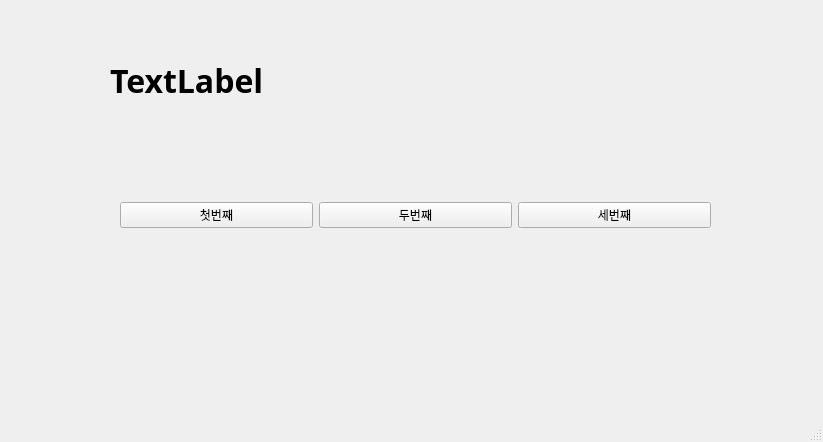
<?xml version="1.0" encoding="UTF-8"?>
<ui version="4.0">
 <class>MainWindow</class>
 <widget class="QMainWindow" name="MainWindow">
  <property name="geometry">
   <rect>
    <x>0</x>
    <y>0</y>
    <width>823</width>
    <height>442</height>
   </rect>
  </property>
  <property name="windowTitle">
   <string>MainWindow</string>
  </property>
  <widget class="QWidget" name="centralwidget">
   <widget class="QWidget" name="horizontalLayoutWidget">
    <property name="geometry">
     <rect>
      <x>120</x>
      <y>150</y>
      <width>591</width>
      <height>131</height>
     </rect>
    </property>
    <layout class="QHBoxLayout" name="horizontalLayout">
     <item>
      <widget class="QPushButton" name="pushButton">
       <property name="text">
        <string>첫번째</string>
       </property>
      </widget>
     </item>
     <item>
      <widget class="QPushButton" name="pushButton_2">
       <property name="text">
        <string>두번째</string>
       </property>
      </widget>
     </item>
     <item>
      <widget class="QPushButton" name="pushButton_3">
       <property name="text">
        <string>세번째</string>
       </property>
      </widget>
     </item>
    </layout>
   </widget>
   <widget class="QLabel" name="label">
    <property name="geometry">
     <rect>
      <x>110</x>
      <y>40</y>
      <width>591</width>
      <height>81</height>
     </rect>
    </property>
    <property name="font">
     <font>
      <family>맑은 고딕</family>
      <pointsize>24</pointsize>
      <weight>75</weight>
      <bold>true</bold>
     </font>
    </property>
    <property name="text">
     <string>TextLabel</string>
    </property>
   </widget>
  </widget>
  <widget class="QMenuBar" name="menubar">
   <property name="geometry">
    <rect>
     <x>0</x>
     <y>0</y>
     <width>823</width>
     <height>26</height>
    </rect>
   </property>
  </widget>
  <widget class="QStatusBar" name="statusbar"/>
 </widget>
 <resources/>
 <connections>
  <connection>
   <sender>pushButton</sender>
   <signal>clicked()</signal>
   <receiver>MainWindow</receiver>
   <slot>firstClick()</slot>
   <hints>
    <hint type="sourcelabel">
     <x>191</x>
     <y>233</y>
    </hint>
    <hint type="destinationlabel">
     <x>233</x>
     <y>291</y>
    </hint>
   </hints>
  </connection>
  <connection>
   <sender>pushButton_2</sender>
   <signal>clicked()</signal>
   <receiver>MainWindow</receiver>
   <slot>secondClick()</slot>
   <hints>
    <hint type="sourcelabel">
     <x>370</x>
     <y>236</y>
    </hint>
    <hint type="destinationlabel">
     <x>414</x>
     <y>305</y>
    </hint>
   </hints>
  </connection>
  <connection>
   <sender>pushButton_3</sender>
   <signal>clicked()</signal>
   <receiver>MainWindow</receiver>
   <slot>thirdClick()</slot>
   <hints>
    <hint type="sourcelabel">
     <x>573</x>
     <y>237</y>
    </hint>
    <hint type="destinationlabel">
     <x>627</x>
     <y>303</y>
    </hint>
   </hints>
  </connection>
 </connections>
 <slots>
  <slot>firstClick()</slot>
  <slot>secondClick()</slot>
  <slot>thirdClick()</slot>
 </slots>
</ui>
